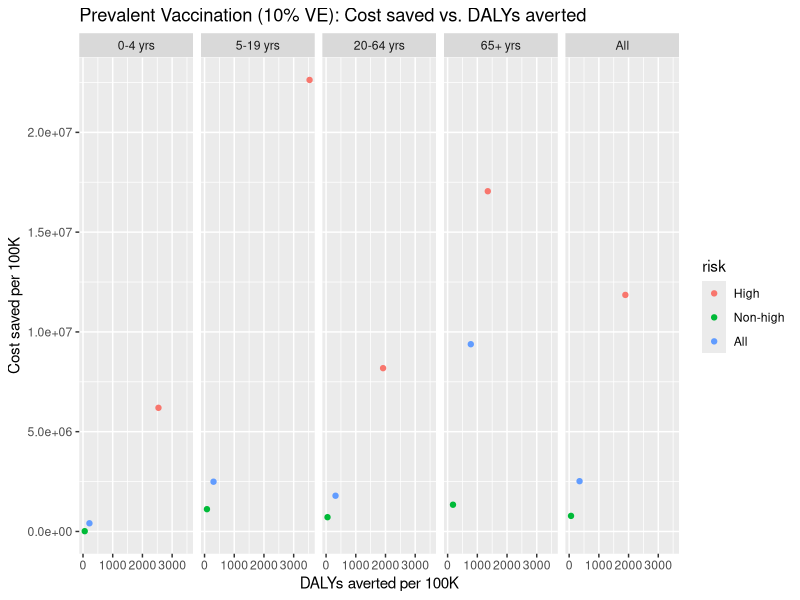
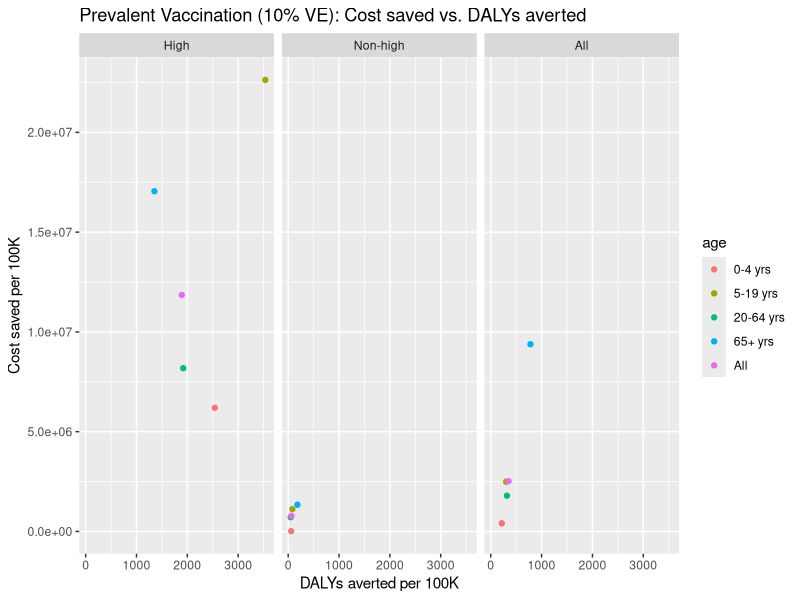
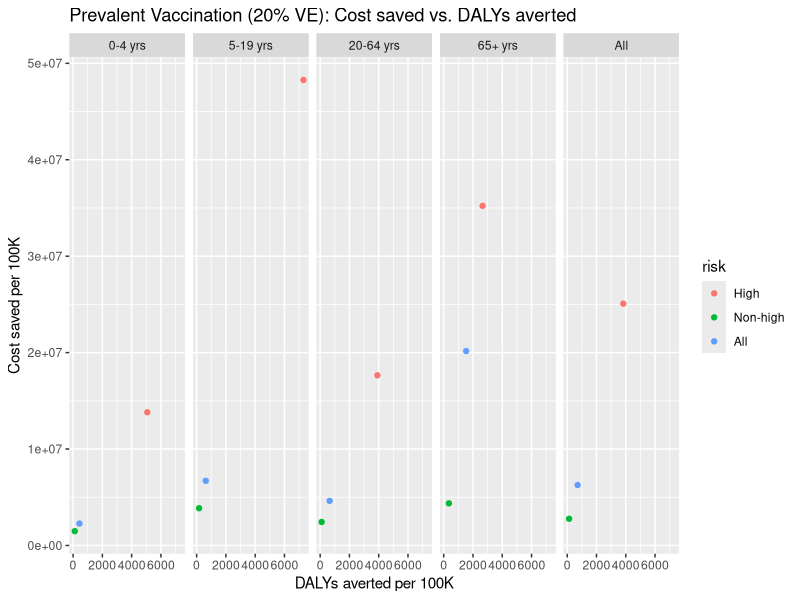
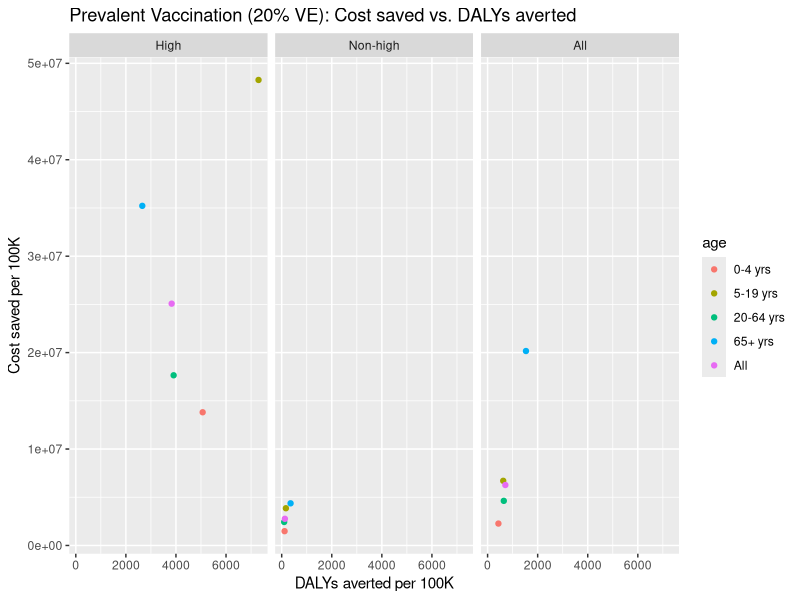
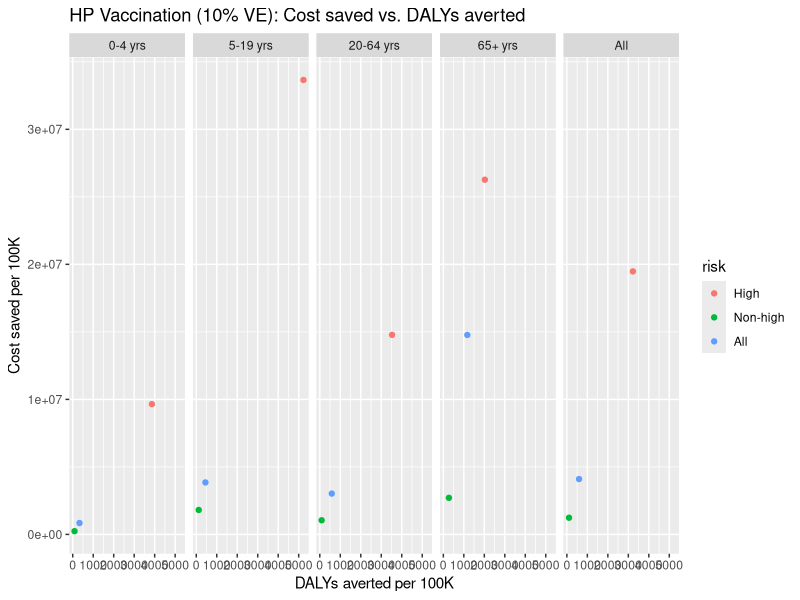
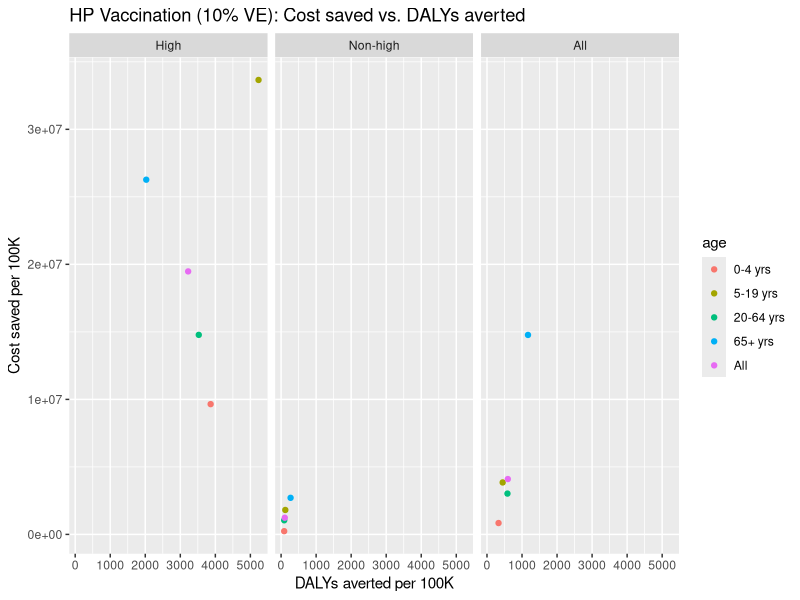
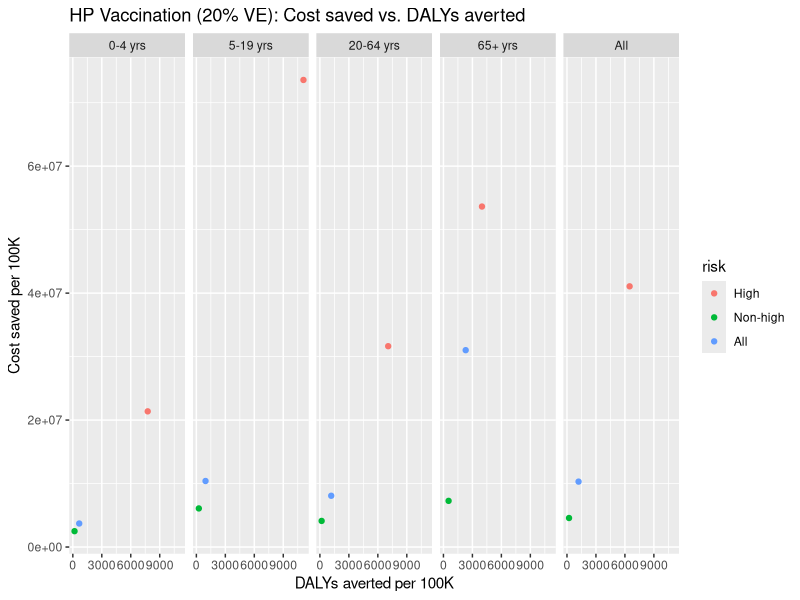
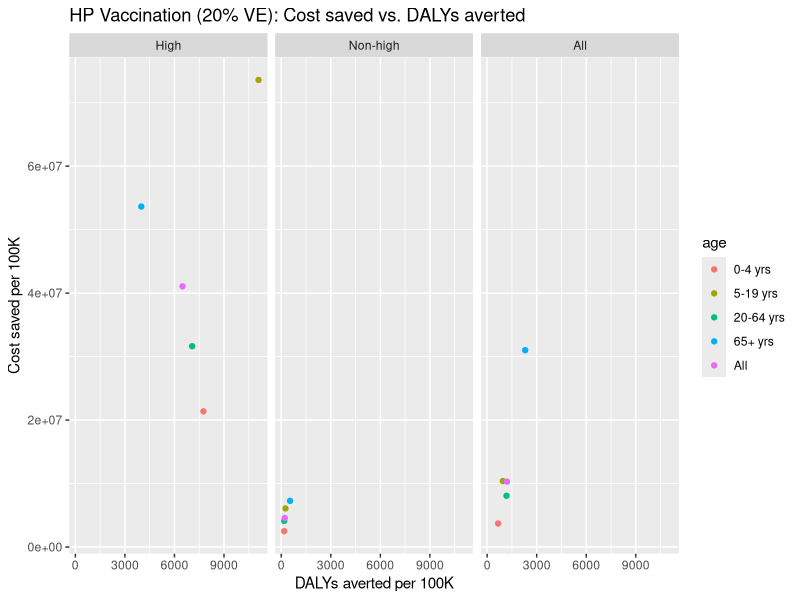

The R source for these figures, in order:
## ---- chunk 1
knitr::opts_chunk$set(
	echo = FALSE,
	warning = TRUE,
	cache = TRUE,
	tidy = TRUE
)
## ---- chunk 2
rm(list = ls(all.names = TRUE))

library(ggplot2)
library(tidyr)
library(dplyr)
library(knitr)
library(rmarkdown)
library(formatR)
## ---- chunk 3
data <- read.csv("df/icer-all.csv", as.is = TRUE)

# subset comparator = base
df <- data[(data$reference=="base"),]

df$cost.diff.per100k <- as.numeric(df$cost.diff.per100k)
df$cases.averted <- as.numeric(df$cases.averted)
df$cases.averted.per100k <- as.numeric(df$cases.averted.per100k)
df$icer.case.averted <- as.numeric(df$icer.case.averted)
df$deaths.averted <- as.numeric(df$deaths.averted)
df$deaths.averted.per100k <- as.numeric(df$ deaths.averted.per100k)
df$icer.death.averted <- as.numeric(df$icer.death.averted)
df$dalys <- as.numeric(df$dalys)
df$dalys.per100k <- as.numeric(df$dalys.per100k)
df$dalys.averted <- as.numeric(df$dalys.averted)
df$dalys.averted.per100k <- as.numeric(df$dalys.averted.per100k)
df$icer.daly.averted <- as.numeric(df$icer.daly.averted)
## ---- chunk 4
# factors
df$age <- factor(df$age, levels = c("0-4 yrs", "5-19 yrs", "20-64 yrs", "65+ yrs", "All"))
df$risk <- factor(df$risk, levels = c("High", "Non-high", "All"))
df$scenario <- factor(df$scenario, levels = c("vaxbase", "vax70"))
df$v.eff <- factor(df$v.eff)
## ---- chunk 5
# subset scenario
df_10 <- df[(df$v.eff == '10'),]
df_20 <- df[(df$v.eff == '20'),]
## ---- chunk 6
a1 <- ggplot(df_10[(df_10$scenario == "vaxbase"),], aes(x = dalys.averted.per100k, y = cost.diff.per100k)) +
  labs(x = "DALYs averted per 100K", y = "Cost saved per 100K", title = "Prevalent Vaccination (10% VE): Cost saved vs. DALYs averted")
a1 + aes(color = risk, group = risk) + geom_point() + facet_grid(~ age)
a1 + aes(color = age, group = age) + geom_point() + facet_grid(~ risk)


a2 <- ggplot(df_20[(df_20$scenario == "vaxbase"),], aes(x = dalys.averted.per100k, y = cost.diff.per100k)) +
  labs(x = "DALYs averted per 100K", y = "Cost saved per 100K", title = "Prevalent Vaccination (20% VE): Cost saved vs. DALYs averted")
a2 + aes(color = risk, group = risk) + geom_point() + facet_grid(~ age)
a2 + aes(color = age, group = age) + geom_point() + facet_grid(~ risk)
## ---- chunk 7
b1 <- ggplot(df_10[(df_10$scenario == "vax70"),], aes(x = dalys.averted.per100k, y = cost.diff.per100k)) +
  labs(x = "DALYs averted per 100K", y = "Cost saved per 100K", title = "HP Vaccination (10% VE): Cost saved vs. DALYs averted")
b1 + aes(color = risk, group = risk) + geom_point() + facet_grid(~ age)
b1 + aes(color = age, group = age) + geom_point() + facet_grid(~ risk)


b2 <- ggplot(df_20[(df_20$scenario == "vax70"),], aes(x = dalys.averted.per100k, y = cost.diff.per100k)) +
  labs(x = "DALYs averted per 100K", y = "Cost saved per 100K", title = "HP Vaccination (20% VE): Cost saved vs. DALYs averted")
b2 + aes(color = risk, group = risk) + geom_point() + facet_grid(~ age)
b2 + aes(color = age, group = age) + geom_point() + facet_grid(~ risk)
## ---- chunk 8
c1 <- ggplot(df_10, aes(x = dalys.averted.per100k, y = cost.diff.per100k)) + labs(x = "DALYs averted per 100K", y = "Cost saved per 100K", title = "PV and HP 10%: Cost saved vs. DALYs averted")

c1 + aes(color = scenario, group = scenario, shape = risk) + geom_point() + facet_grid(~ age)
c1 + aes(color = scenario, group = scenario, shape = age) + geom_point() + facet_grid(risk ~ .)
c1 + aes(color = scenario, group = scenario, shape = age) + geom_point() + facet_grid(~ risk)
## ---- chunk 9
d1 <- ggplot(df_20, aes(x = dalys.averted.per100k, y = cost.diff.per100k)) + labs(x = "DALYs averted per 100K", y = "Cost saved per 100K", title = "PV and HP 20%: Cost saved vs. DALYs averted")

d1 + aes(color = scenario, group = scenario, shape = risk) + geom_point() + facet_grid(~ age)
d1 + aes(color = scenario, group = scenario, shape = age) + geom_point() + facet_grid(risk ~ .)
d1 + aes(color = scenario, group = scenario, shape = age) + geom_point() + facet_grid(~ risk)
